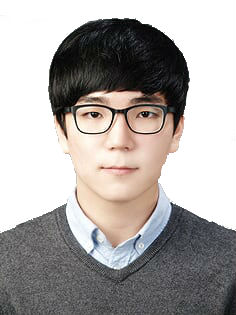
#> input picture oldData/Python/image/me.jpg, 236 x 315 px, found by its file name
$ python cutoffback.py
#> lines starting #> are read from the running program, lines starting #| are printed output that depends on the picture; after the words box and inside, x2 and y2 are one past the last pixel; in counts of white or black regions, pixels touching at a corner belong together
import numpy as np
import cv2

my = cv2.imread('/Users/heon-mac/GoogleDrive/WorkSpace/Python Practice/image/me.jpg')
#> my is the input picture: shape (315, 236, 3); mean B, G, R 163.9, 166.2, 170.5
gray = cv2.cvtColor(my, cv2.COLOR_RGB2GRAY)
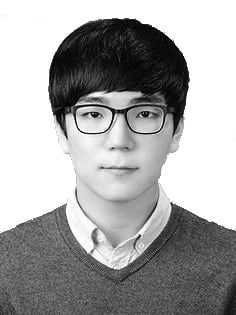
#> gray: shape (315, 236); min 0, max 255, mean 166
ret, back = cv2.threshold(gray, 253, 255, cv2.THRESH_BINARY_INV)
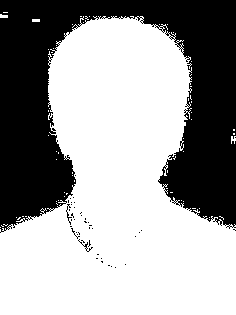
#> back: shape (315, 236); 62.5% white; 44 black regions (41 under 20 px), largest, box (x1, y1, x2, y2) and area: (0, 0, 236, 233) 27714, (66, 204, 72, 225) 33, (78, 239, 93, 252) 32
obj = cv2.bitwise_and(my,my,mask=back);
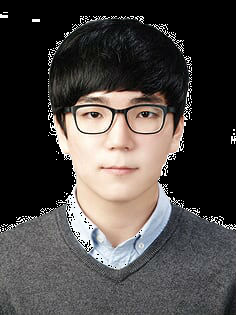
#> obj: shape (315, 236, 3); mean B, G, R 68.3, 70.6, 74.9

cv2.imshow('me', my)
cv2.imshow('grayme', gray)
cv2.imshow('binary', back)
cv2.imshow('test', obj)

k = cv2.waitKey(0)
#> (key Esc is pressed here)
if k == 27:
    cv2.destroyAllWindows()
else:
    cv2.waitKey(0)
